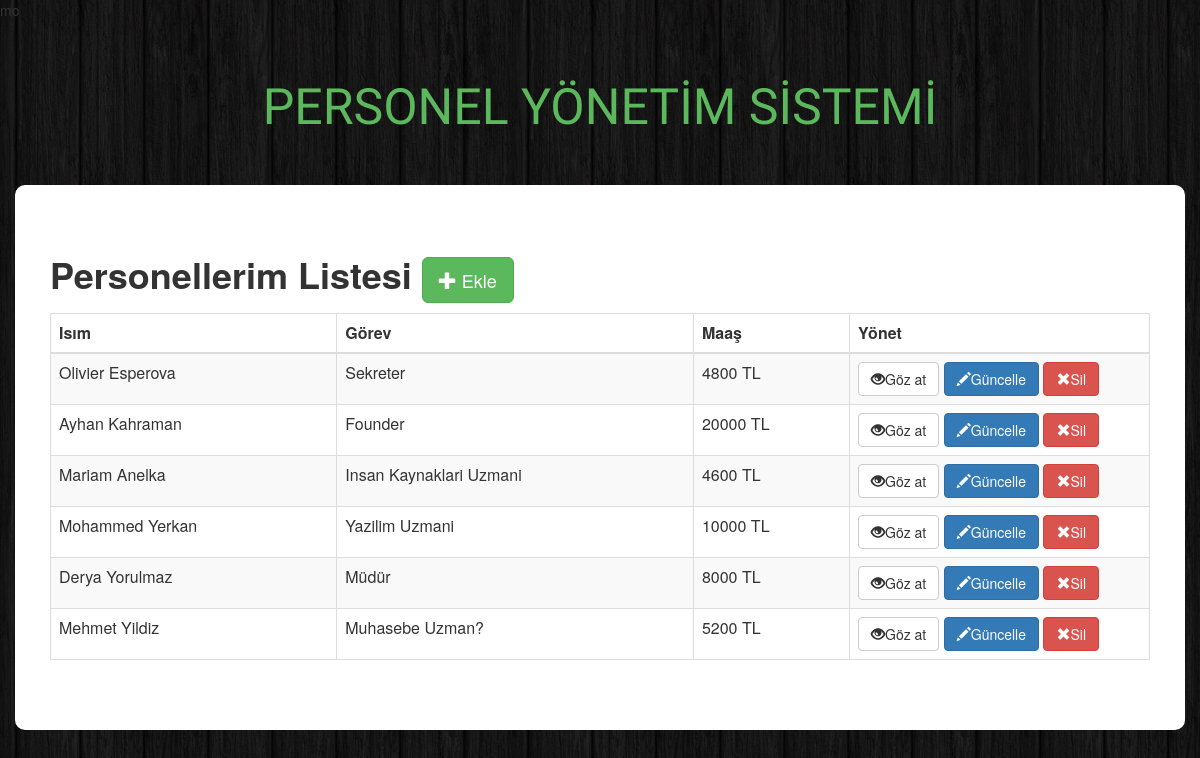
The page / on the database its author committed.
### tables this page shows
CREATE TABLE `items` (
  `id` int(11) NOT NULL,
  `name` varchar(100) NOT NULL,
  `description` varchar(255) NOT NULL,
  `price` float NOT NULL,
  `image` varchar(255) NOT NULL,
  `category` int(11) NOT NULL
);

### index.php (the view, shortened to what this page needs)
mo<!DOCTYPE html>
<html>
    <head>
        <link rel="stylesheet" href="https://maxcdn.bootstrapcdn.com/bootstrap/3.3.6/css/bootstrap.min.css">
        <link rel="stylesheet" href="./styles.css">
    </head>
    <body>
        <h1 class="text-logo">PERSONEL YÖNETİM SİSTEMİ</h1>
        <div class="container admin">
            <div class="row">
                <h1><strong>Personellerim Listesi   </strong><a href="insert.php" class="btn btn-success btn-lg"><span class="glyphicon glyphicon-plus"></span> Ekle</a></h1>
                <table class="table table-striped table-bordered">
                  <thead>
                    <tr>
                      <th>Isım</th>
                      <th>Görev</th>
                      <th>Maaş</th>
                      <th>Yönet</th>
                    </tr>
                  </thead>
                  <tbody>
<?php
include "./database.php";
$connection = $conn->query('SELECT  items.id, items.name, items.description, items.price, categories.name AS category FROM items LEFT JOIN
                               categories ON items.category = categories.id ORDER BY items.id DESC');
while($elem = $connection->fetch()){
 echo "<tr>";
 echo "<td>".$elem['name']."</td>";
 echo "<td>".$elem['description']."</td>";
 echo "<td>".$elem['price']." TL</td>";
 echo " <td width='300px'>" ;
 echo ' <a href="view.php?id='.$elem['id'].'" class="btn btn-default"><span class="glyphicon glyphicon-eye-open"></span>Göz at</a> ';
 echo ' <a href="update.php?id='.$elem['id'].'" class="btn btn-primary"><span class="glyphicon glyphicon-pencil"></span>Güncelle</a>';
 echo ' <a href="delete.php?id='.$elem['id'].' " class="btn btn-danger"><span class="glyphicon glyphicon-remove"></span>Sil</a>';
 echo "</td>";
 echo "</tr>";
}
?>
                  </tbody>
                </table>
            </div>
        </div>
    </body>
</html>

### styles.css (style rules this page uses)
body { background: url(./images/bg.png); }
.text-logo { font-family: 'Holtwood One SC', sans-serif; color: #5cb85c; font-size: 50px; padding: 40px 0px; text-align: center; }
.admin { background: #fff; padding: 50px; border-radius: 10px; }

### rows shown on the page
items: name "Olivier Esperova", description "Sekreter", price "4800"
items: name "Ayhan Kahraman", description "Founder", price "20000"
items: name "Mariam Anelka", description "Insan Kaynaklari Uzmani", price "4600"
items: name "Mohammed Yerkan", description "Yazilim Uzmani", price "10000"
items: name "Derya Yorulmaz", description "Müdür", price "8000"
items: name "Mehmet Yildiz", description "Muhasebe Uzman?", price "5200"
